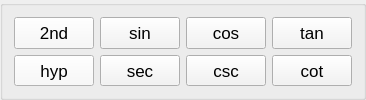
            <widget class="QGroupBox" name="triangleGroupBox">
             <property name="styleSheet">
              <string notr="true"/>
             </property>
             <property name="title">
              <string/>
             </property>
             <layout class="QGridLayout" name="gridLayout_3">
              <item row="0" column="0">
               <widget class="QPushButton" name="btnTriangleNd">
                <property name="sizePolicy">
                 <sizepolicy hsizetype="Preferred" vsizetype="Preferred">
                  <horstretch>0</horstretch>
                  <verstretch>0</verstretch>
                 </sizepolicy>
                </property>
                <property name="font">
                 <font>
                  <family>Arial</family>
                  <pointsize>13</pointsize>
                  <weight>50</weight>
                  <italic>false</italic>
                  <bold>false</bold>
                 </font>
                </property>
                <property name="styleSheet">
                 <string notr="true">QPushButton:hover{
	background-color: rgb(241, 241, 241);
}
QPushButton:!hover{
	background-color:rgb(248, 248, 248);
}	
QPushButton{
	font: 13pt &quot;Arial&quot;;
}</string>
                </property>
                <property name="text">
                 <string>2nd</string>
                </property>
                <property name="default">
                 <bool>false</bool>
                </property>
                <property name="flat">
                 <bool>false</bool>
                </property>
               </widget>
              </item>
              <item row="0" column="1">
               <widget class="QPushButton" name="btnSin">
                <property name="sizePolicy">
                 <sizepolicy hsizetype="Preferred" vsizetype="Preferred">
                  <horstretch>0</horstretch>
                  <verstretch>0</verstretch>
                 </sizepolicy>
                </property>
                <property name="font">
                 <font>
                  <family>Arial</family>
                  <pointsize>13</pointsize>
                  <weight>50</weight>
                  <italic>false</italic>
                  <bold>false</bold>
                 </font>
                </property>
                <property name="styleSheet">
                 <string notr="true">QPushButton:hover{
	background-color: rgb(239, 239, 239);
}
QPushButton:!hover{
	background-color:rgb(243, 243, 243);
}
QPushButton{
	font: 13pt &quot;Arial&quot;;
}</string>
                </property>
                <property name="text">
                 <string>sin</string>
                </property>
                <property name="default">
                 <bool>false</bool>
                </property>
                <property name="flat">
                 <bool>false</bool>
                </property>
               </widget>
              </item>
              <item row="0" column="2">
               <widget class="QPushButton" name="btnCos">
                <property name="sizePolicy">
                 <sizepolicy hsizetype="Preferred" vsizetype="Preferred">
                  <horstretch>0</horstretch>
                  <verstretch>0</verstretch>
                 </sizepolicy>
                </property>
                <property name="font">
                 <font>
                  <family>Arial</family>
                  <pointsize>13</pointsize>
                  <weight>50</weight>
                  <italic>false</italic>
                  <bold>false</bold>
                 </font>
                </property>
                <property name="styleSheet">
                 <string notr="true">QPushButton:hover{
	background-color: rgb(239, 239, 239);
}
QPushButton:!hover{
	background-color:rgb(243, 243, 243);
}
QPushButton{
	font: 13pt &quot;Arial&quot;;
}</string>
                </property>
                <property name="text">
                 <string>cos</string>
                </property>
                <property name="default">
                 <bool>false</bool>
                </property>
                <property name="flat">
                 <bool>false</bool>
                </property>
               </widget>
              </item>
              <item row="0" column="3">
               <widget class="QPushButton" name="btnTan">
                <property name="sizePolicy">
                 <sizepolicy hsizetype="Preferred" vsizetype="Preferred">
                  <horstretch>0</horstretch>
                  <verstretch>0</verstretch>
                 </sizepolicy>
                </property>
                <property name="font">
                 <font>
                  <family>Arial</family>
                  <pointsize>13</pointsize>
                  <weight>50</weight>
                  <italic>false</italic>
                  <bold>false</bold>
                 </font>
                </property>
                <property name="styleSheet">
                 <string notr="true">QPushButton:hover{
	background-color: rgb(239, 239, 239);
}
QPushButton:!hover{
	background-color:rgb(243, 243, 243);
}
QPushButton{
	font: 13pt &quot;Arial&quot;;
}</string>
                </property>
                <property name="text">
                 <string>tan</string>
                </property>
                <property name="default">
                 <bool>false</bool>
                </property>
                <property name="flat">
                 <bool>false</bool>
                </property>
               </widget>
              </item>
              <item row="1" column="0">
               <widget class="QPushButton" name="btnHyp">
                <property name="sizePolicy">
                 <sizepolicy hsizetype="Preferred" vsizetype="Preferred">
                  <horstretch>0</horstretch>
                  <verstretch>0</verstretch>
                 </sizepolicy>
                </property>
                <property name="font">
                 <font>
                  <family>Arial</family>
                  <pointsize>13</pointsize>
                  <weight>50</weight>
                  <italic>false</italic>
                  <bold>false</bold>
                 </font>
                </property>
                <property name="styleSheet">
                 <string notr="true">QPushButton:hover{
	background-color: rgb(246, 246, 246);
}
QPushButton:!hover{
	background-color:rgb(249, 249, 249);
}
QPushButton{
	font: 13pt &quot;Arial&quot;;
}</string>
                </property>
                <property name="text">
                 <string>hyp</string>
                </property>
                <property name="default">
                 <bool>false</bool>
                </property>
                <property name="flat">
                 <bool>false</bool>
                </property>
               </widget>
              </item>
              <item row="1" column="1">
               <widget class="QPushButton" name="btnSec">
                <property name="sizePolicy">
                 <sizepolicy hsizetype="Preferred" vsizetype="Preferred">
                  <horstretch>0</horstretch>
                  <verstretch>0</verstretch>
                 </sizepolicy>
                </property>
                <property name="font">
                 <font>
                  <family>Arial</family>
                  <pointsize>13</pointsize>
                  <weight>50</weight>
                  <italic>false</italic>
                  <bold>false</bold>
                 </font>
                </property>
                <property name="styleSheet">
                 <string notr="true">QPushButton:hover{
	background-color: rgb(239, 239, 239);
}
QPushButton:!hover{
	background-color:rgb(243, 243, 243);
}
QPushButton{
	font: 13pt &quot;Arial&quot;;
}</string>
                </property>
                <property name="text">
                 <string>sec</string>
                </property>
                <property name="default">
                 <bool>false</bool>
                </property>
                <property name="flat">
                 <bool>false</bool>
                </property>
               </widget>
              </item>
              <item row="1" column="2">
               <widget class="QPushButton" name="btnCsc">
                <property name="sizePolicy">
                 <sizepolicy hsizetype="Preferred" vsizetype="Preferred">
                  <horstretch>0</horstretch>
                  <verstretch>0</verstretch>
                 </sizepolicy>
                </property>
                <property name="font">
                 <font>
                  <family>Arial</family>
                  <pointsize>13</pointsize>
                  <weight>50</weight>
                  <italic>false</italic>
                  <bold>false</bold>
                 </font>
                </property>
                <property name="styleSheet">
                 <string notr="true">QPushButton:hover{
	background-color: rgb(239, 239, 239);
}
QPushButton:!hover{
	background-color:rgb(243, 243, 243);
}
QPushButton{
	font: 13pt &quot;Arial&quot;;
}</string>
                </property>
                <property name="text">
                 <string>csc</string>
                </property>
                <property name="default">
                 <bool>false</bool>
                </property>
                <property name="flat">
                 <bool>false</bool>
                </property>
               </widget>
              </item>
              <item row="1" column="3">
               <widget class="QPushButton" name="btnCot">
                <property name="sizePolicy">
                 <sizepolicy hsizetype="Preferred" vsizetype="Preferred">
                  <horstretch>0</horstretch>
                  <verstretch>0</verstretch>
                 </sizepolicy>
                </property>
                <property name="font">
                 <font>
                  <family>Arial</family>
                  <pointsize>13</pointsize>
                  <weight>50</weight>
                  <italic>false</italic>
                  <bold>false</bold>
                 </font>
                </property>
                <property name="styleSheet">
                 <string notr="true">QPushButton:hover{
	background-color: rgb(239, 239, 239);
}
QPushButton:!hover{
	background-color:rgb(243, 243, 243);
}
QPushButton{
	font: 13pt &quot;Arial&quot;;
}</string>
                </property>
                <property name="text">
                 <string>cot</string>
                </property>
                <property name="default">
                 <bool>false</bool>
                </property>
                <property name="flat">
                 <bool>false</bool>
                </property>
               </widget>
              </item>
             </layout>
            </widget>
